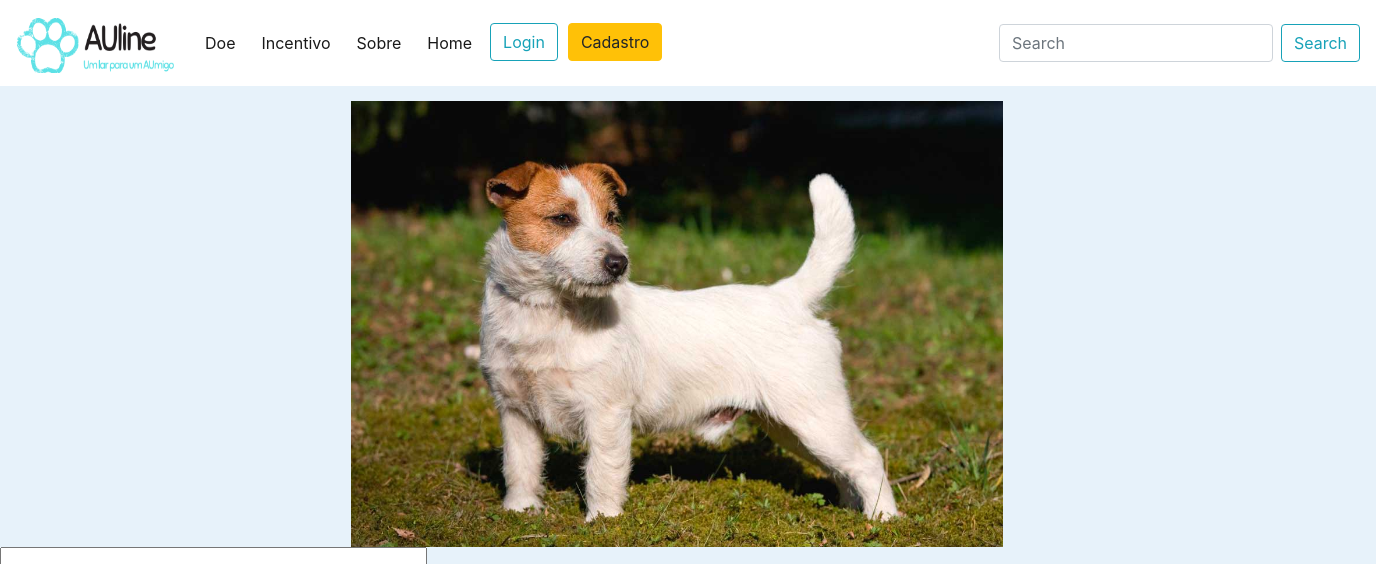
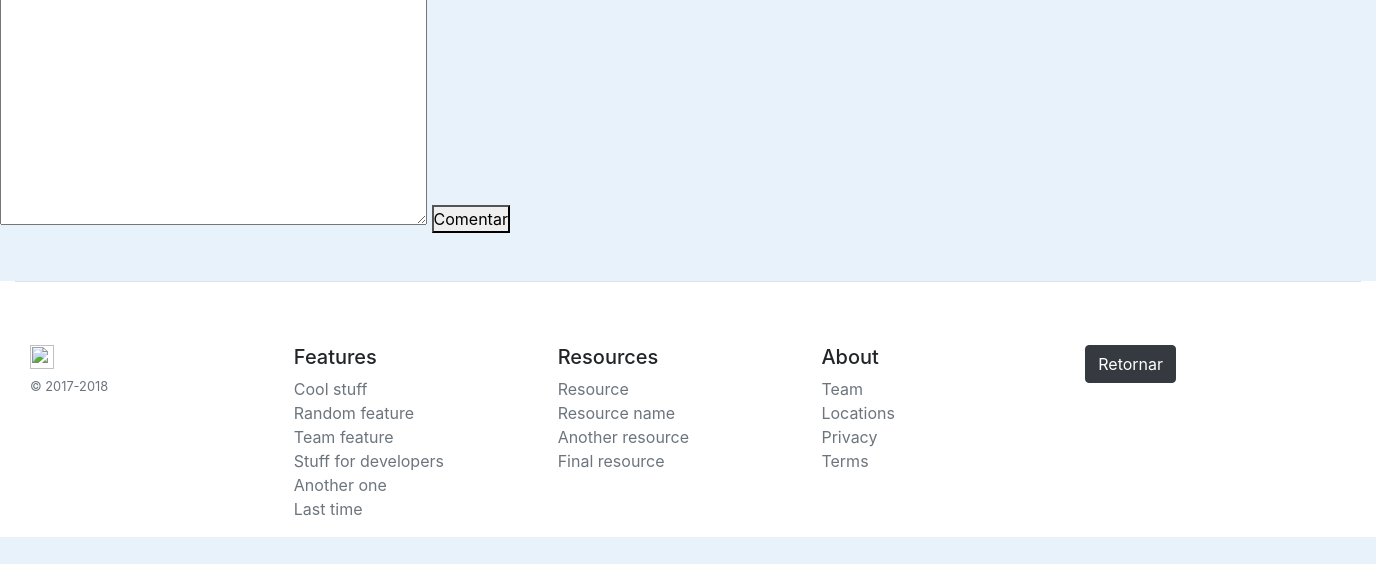
/perfil-animal/12/, run on an earlier commit of the app's database (2 pictures, top to bottom).
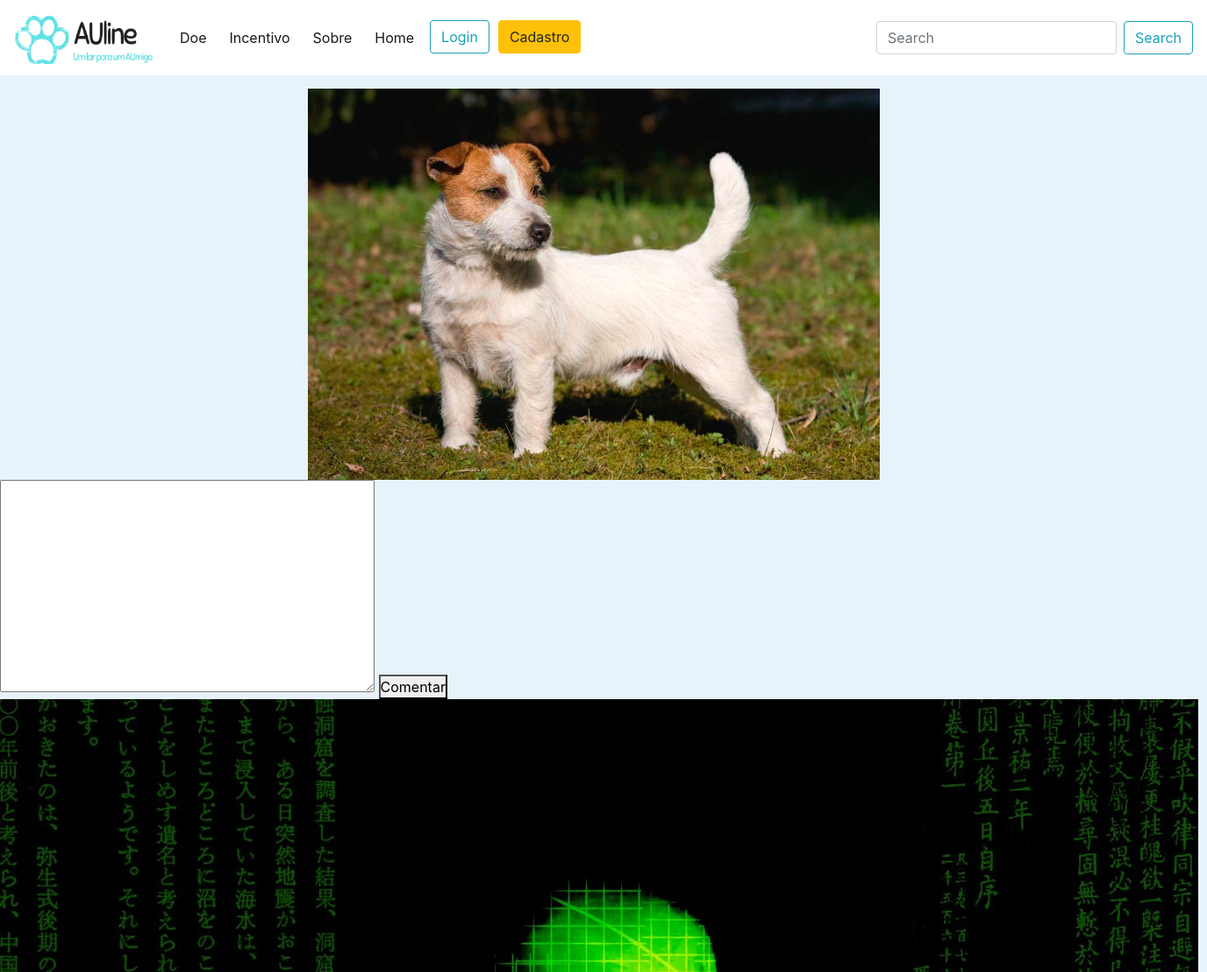
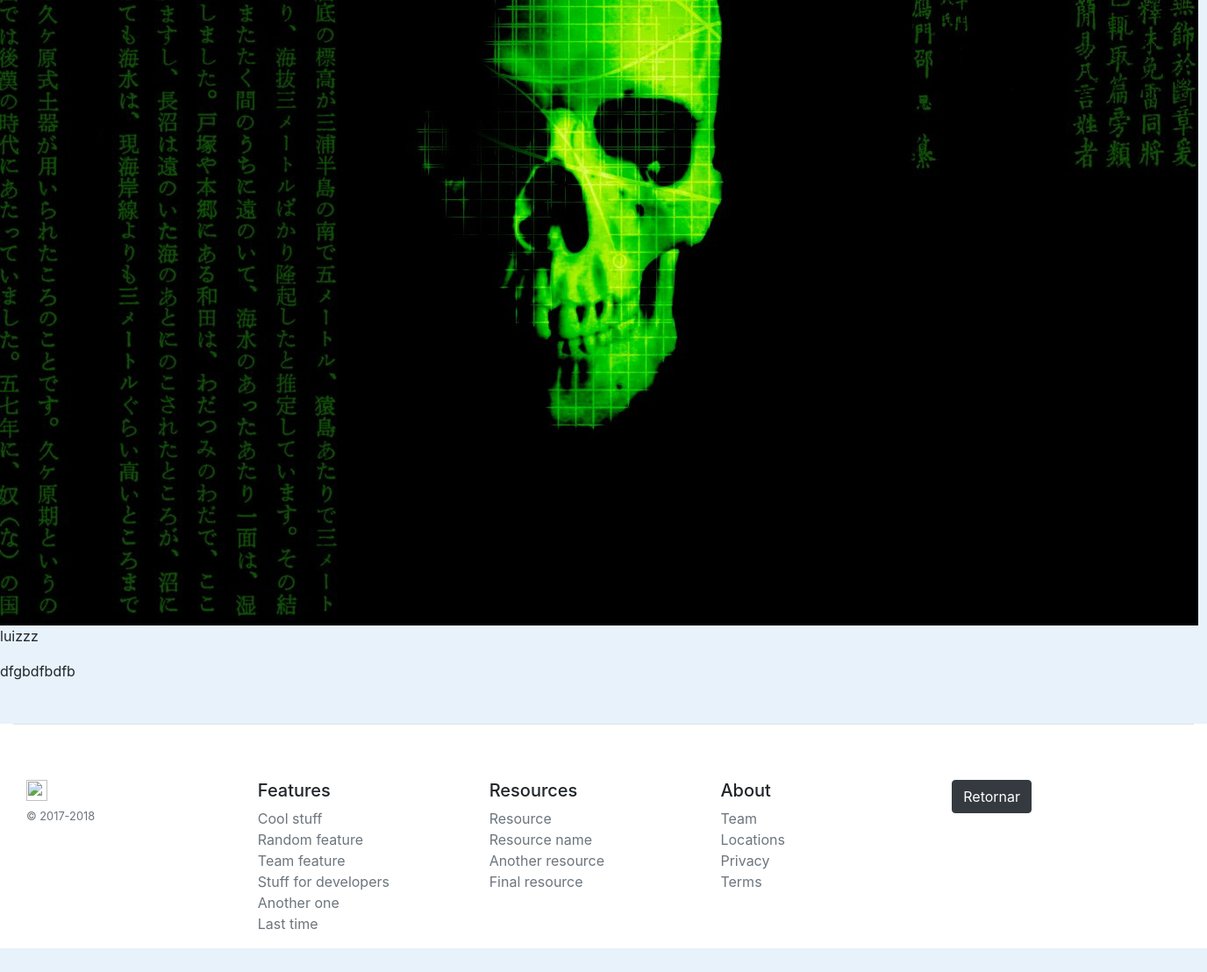
And on a later commit of the database (2 pictures, top to bottom).
### publicacoes/models.py (models this page shows)
class Comentario(models.Model):
    autor = models.CharField('Autor', max_length=80)
    data_coment = models.DateTimeField('Comentado em', default=timezone.now)
    animal = models.ForeignKey('publicacoes.Animal', on_delete=models.CASCADE)
    conteudo = models.TextField('Comentário', max_length=300)
    aprovado = models.BooleanField(default=True)
    avatar = models.CharField(max_length=50)

### publicacoes/views.py (the view, shortened to what this page needs)
# urls.py: path('perfil-animal/<int:id>/', perfil_animal, name='perfil-animal'),
def perfil_animal(request, id):
    animal = Animal.objects.get(id=id)
    comentarios = Comentario.objects.filter(animal_id=animal.id)
    print(comentarios)
    form = ComentarioForm(request.POST or None)
    contexto = {
        'animal':animal,
        'form':form,
        'comentarios':comentarios,
    }
    return render(request, 'perfil-animal.html', contexto)

### publicacoes/forms.py
class ComentarioForm(ModelForm):
    class Meta:
        model = Comentario
        fields = ['conteudo']

### templates/perfil-animal.html (shortened to what this page needs)
{% extends 'base.html' %}
{% block conteudo %}
    <div class="container">
        <div class="row">
            <img class="img-animal" src="../../media/{{animal.imagem}}" alt="{{animal.nome}}">
        </div>
    </div>
    <form method="post">
        {{form.conteudo}}
        <button type="submit"> Comentar </button>
    </form>
    {% for comentario in comentarios %}
        {% if comentario.aprovado == True %}
            <img src="../../media/{{comentario.avatar}}" alt="{{comentario.autor}}">
            <p>{{comentario.autor}}</p>
            <p>{{comentario.conteudo}}</p>
        {% endif %}
    {% endfor %}
{% endblock conteudo %}

What changed in the data, as far as the page shows it:
added Comentario: avatar (picture), autor "luizzz", conteudo "dfgbdfbdfb"
